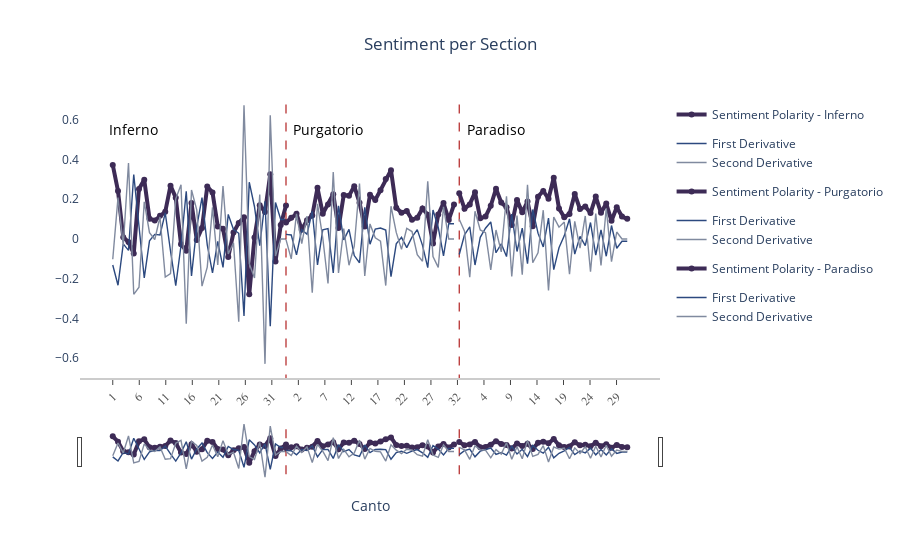

The code cell stored with this chart in its notebook:
### Markdown cell above
# Composite Graph

### Code cell
# Create traces

sentiment_color = 'rgb(61, 43, 86)'
first_derivative_color = 'rgb(44, 73, 127)'
second_derivative_color = 'rgb(128, 138, 159)'

sentiment_width = 4
derivative_width = 1.4

# HOVER CODE
inferno_hover = ["Inferno: <br>Canto #{}".format(x) for x in range(1, 35)]
purgatorio_hover = ["Purgatorio: <br>Canto #{}".format(x) for x in range(1, 34)]
paradiso_hover = ["Paradiso: <br>Canto #{}".format(x) for x in range(1, 34)]


fig = go.Figure()
fig.add_trace(
    go.Scatter(x=df_inferno['Canto'], y=df_inferno['Sentiment'],
                    mode='lines+markers',
                    hovertext=inferno_hover,
                    hoverinfo="text",
                    name='Sentiment Polarity - Inferno',
                    line=dict(width=sentiment_width,
                             color = sentiment_color))
)
fig.add_trace(
    go.Scatter(x=df_inferno['Canto'], y=df_inferno['FirstDerivative'],
                    mode='lines',
                    name='First Derivative',
                    legendgroup = "inferno_derivatives",
                    hoverinfo='skip',
                    line=dict(width=derivative_width, color = first_derivative_color))
)
fig.add_trace(
    go.Scatter(x=df_inferno['Canto'], y=df_inferno['SecondDerivative'],
                    mode='lines', name='Second Derivative',
                    hoverinfo='skip',
                    legendgroup = "inferno_derivatives",
                    line=dict(width=derivative_width, color = second_derivative_color))
)

# start purgatorio
fig.add_trace(
    go.Scatter(x=[34, 34], y=[-1, 1],
                    mode='lines',
                    hoverinfo='skip',
                    name='Purgatorio Splitter',
                    showlegend=False,
                    line=dict(color='firebrick', width=1.2,
                              dash='dash')
    )
)

fig.add_trace(
    go.Scatter(x=[x + 33 for x in df_purgatorio['Canto']], y=df_purgatorio['Sentiment'],
                    mode='lines+markers',
                    name='Sentiment Polarity - Purgatorio',
                    hovertext=purgatorio_hover,
                    hoverinfo="text",
                    showlegend=True,
                    line=dict(width=sentiment_width,
                             color = sentiment_color))
)
fig.add_trace(
    go.Scatter(x=[x + 33 for x in df_purgatorio['Canto']], y=df_purgatorio['FirstDerivative'],
                    mode='lines',
                    hoverinfo='skip',
                    name='First Derivative',
                    legendgroup = "purgatorio_derivatives",
                    showlegend=True,
                    line=dict(width=derivative_width, color = first_derivative_color))
)
fig.add_trace(
    go.Scatter(x=[x + 33 for x in df_purgatorio['Canto']], y=df_purgatorio['SecondDerivative'],
                    mode='lines', name='Second Derivative',
                    legendgroup = "purgatorio_derivatives",
                    showlegend=True,
                    hoverinfo='skip',
                    line=dict(width=derivative_width, color = second_derivative_color))
)

# start paradiso
fig.add_trace(
    go.Scatter(x=[67, 67], y=[-1, 1],
                    mode='lines',
                    name='Paradiso Splitter',
                    showlegend=False,
                    hoverinfo='skip',
                    line=dict(color='firebrick', width=1.2,
                              dash='dash')
    )
)

fig.add_trace(
    go.Scatter(x=[x + 66 for x in df_paradiso['Canto']], y=df_paradiso['Sentiment'],
                    mode='lines+markers',
                    name='Sentiment Polarity - Paradiso',
                    hovertext=paradiso_hover,
                    hoverinfo="text",
                    showlegend=True,
                    line=dict(width=sentiment_width,
                             color = sentiment_color))
)
fig.add_trace(
    go.Scatter(x=[x + 66 for x in df_paradiso['Canto']], y=df_paradiso['FirstDerivative'],
                    mode='lines',
                    name='First Derivative',
                    hoverinfo='skip',
                    legendgroup = "paradiso_derivatives",
                    showlegend=True,
                    line=dict(width=derivative_width, color = first_derivative_color))
)
fig.add_trace(
    go.Scatter(x=[x + 66 for x in df_paradiso['Canto']], y=df_paradiso['SecondDerivative'],
                    mode='lines', name='Second Derivative',
                    legendgroup = "paradiso_derivatives",
                    showlegend=True,
                    hoverinfo='skip',
                    line=dict(width=derivative_width, color = second_derivative_color))
)


# TICK CODE
tickvals_full = np.linspace(1,101,100)
tickvals_full = tickvals_full[::5]
ticktext_inferno = ["{}".format(x) for x in range(1, 35)]
ticktext_purgatorio = ["{}".format(x) for x in range(1, 34)]
ticktext_paradiso = ["{}".format(x) for x in range(1, 34)]
ticktext_full = ticktext_inferno + ticktext_purgatorio + ticktext_paradiso
ticktext_full = ticktext_full[::5]


fig.update_layout(
    xaxis=dict(
        title = "Canto",
        showline=True,
        showgrid=False,
        showticklabels=True,
        linecolor='rgb(204, 204, 204)',
        linewidth=2,
        rangeslider=dict(
            visible=True
        ),
        tickangle=-45,
        ticks='outside',
        tickvals = tickvals_full,
        ticktext = ticktext_full,
        tickfont=dict(
            family='Arial',
            size=12,
            color='rgb(82, 82, 82)',
        ),
    ),
    yaxis=dict(
        showgrid=False,
        range = [-0.7,0.7]
    ),
    showlegend=True,
    plot_bgcolor='white',
    title = dict(
        text = "Sentiment per Section",
        x = 0.5
    ),
    annotations=[
        go.layout.Annotation(
            x=5,
            y=0.55,
            xref="x",
            yref="y",
            text="Inferno",
            showarrow=False,
            arrowhead=7,
            ax=0,
            ay=-40,
            font=dict(
                size=14,
                color="black"
            ),
        ),
        go.layout.Annotation(
            x=42,
            y=0.55,
            xref="x",
            yref="y",
            text="Purgatorio",
            showarrow=False,
            arrowhead=7,
            ax=0,
            ay=-40,
            font=dict(
                size=14,
                color="black"
            )
        ),
        go.layout.Annotation(
            x=74.0,
            y=0.55,
            xref="x",
            yref="y",
            text="Paradiso",
            showarrow=False,
            arrowhead=7,
            ax=0,
            ay=-40,
            font=dict(
                size=14,
                color="black"
            ),
        )
    ]
)

fig.show()

### Figure 1 — Plotly figure (JSON) as saved in the notebook; plotly's stock layout.template omitted (floating-point values rounded to 4 significant figures)
{"data": [{"hoverinfo": "text", "hovertext": ["Inferno: <br>Canto #1", "Inferno: <br>Canto #2", "Inferno: <br>Canto #3", "Inferno: <br>Canto #4", "Inferno: <br>Canto #5", "Inferno: <br>Canto #6", "Inferno: <br>Canto #7", "Inferno: <br>Canto #8", "Inferno: <br>Canto #9", "Inferno: <br>Canto #10", "Inferno: <br>Canto #11", "Inferno: <br>Canto #12", "Inferno: <br>Canto #13", "Inferno: <br>Canto #14", "Inferno: <br>Canto #15", "Inferno: <br>Canto #16", "Inferno: <br>Canto #17", "Inferno: <br>Canto #18", "Inferno: <br>Canto #19", "Inferno: <br>Canto #20", "Inferno: <br>Canto #21", "Inferno: <br>Canto #22", "Inferno: <br>Canto #23", "Inferno: <br>Canto #24", "Inferno: <br>Canto #25", "Inferno: <br>Canto #26", "Inferno: <br>Canto #27", "Inferno: <br>Canto #28", "Inferno: <br>Canto #29", "Inferno: <br>Canto #30", "Inferno: <br>Canto #31", "Inferno: <br>Canto #32", "Inferno: <br>Canto #33", "Inferno: <br>Canto #34"], "line": {"color": "rgb(61, 43, 86)", "width": 4}, "mode": "lines+markers", "name": "Sentiment Polarity - Inferno", "type": "scatter", "x": [1, 2, 3, 4, 5, 6, 7, 8, 9, 10, 11, 12, 13, 14, 15, 16, 17, 18, 19, 20, 21, 22, 23, 24, 25, 26, 27, 28, 29, 30, 31, 32, 33, 34], "y": [0.3729, 0.2419, 0.008963, -0.01548, -0.073, 0.2521, 0.2986, 0.1024, 0.09336, 0.1165, 0.1371, 0.2686, 0.2083, -0.02677, -0.05949, 0.1809, -0.005222, 0.05562, 0.2638, 0.2343, 0.06341, 0.05156, -0.09109, 0.03271, 0.08067, 0.1095, -0.2782, 0.008002, 0.1705, 0.1363, 0.3261, -0.113, 0.07075, 0.1692]}, {"hoverinfo": "skip", "legendgroup": "inferno_derivatives", "line": {"color": "rgb(44, 73, 127)", "width": 1.4}, "mode": "lines", "name": "First Derivative", "type": "scatter", "x": [1, 2, 3, 4, 5, 6, 7, 8, 9, 10, 11, 12, 13, 14, 15, 16, 17, 18, 19, 20, 21, 22, 23, 24, 25, 26, 27, 28, 29, 30, 31, 32, 33, 34], "y": [-0.131, -0.2329, -0.02444, -0.05752, 0.3251, 0.04651, -0.1962, -0.009023, 0.02318, 0.0206, 0.1315, -0.06033, -0.2351, -0.03271, 0.2404, -0.1861, 0.06084, 0.2082, -0.02945, -0.1709, -0.01185, -0.1426, 0.1238, 0.04796, 0.02883, -0.3877, 0.2862, 0.1625, -0.03413, 0.1898, -0.4391, 0.1837, 0.09842, 0.09842]}, {"hoverinfo": "skip", "legendgroup": "inferno_derivatives", "line": {"color": "rgb(128, 138, 159)", "width": 1.4}, "mode": "lines", "name": "Second Derivative", "type": "scatter", "x": [1, 2, 3, 4, 5, 6, 7, 8, 9, 10, 11, 12, 13, 14, 15, 16, 17, 18, 19, 20, 21, 22, 23, 24, 25, 26, 27, 28, 29, 30, 31, 32, 33, 34], "y": [-0.1019, 0.2085, -0.03308, 0.3826, -0.2785, -0.2427, 0.1872, 0.0322, -0.002573, 0.1109, -0.1918, -0.1747, 0.2023, 0.2731, -0.4265, 0.247, 0.1473, -0.2376, -0.1415, 0.1591, -0.1308, 0.2664, -0.07584, -0.01913, -0.4166, 0.674, -0.1238, -0.1966, 0.2239, -0.6288, 0.6228, -0.08531, 0, 0]}, {"hoverinfo": "skip", "line": {"color": "firebrick", "dash": "dash", "width": 1.2}, "mode": "lines", "name": "Purgatorio Splitter", "showlegend": false, "type": "scatter", "x": [34, 34], "y": [-1, 1]}, {"hoverinfo": "text", "hovertext": ["Purgatorio: <br>Canto #1", "Purgatorio: <br>Canto #2", "Purgatorio: <br>Canto #3", "Purgatorio: <br>Canto #4", "Purgatorio: <br>Canto #5", "Purgatorio: <br>Canto #6", "Purgatorio: <br>Canto #7", "Purgatorio: <br>Canto #8", "Purgatorio: <br>Canto #9", "Purgatorio: <br>Canto #10", "Purgatorio: <br>Canto #11", "Purgatorio: <br>Canto #12", "Purgatorio: <br>Canto #13", "Purgatorio: <br>Canto #14", "Purgatorio: <br>Canto #15", "Purgatorio: <br>Canto #16", "Purgatorio: <br>Canto #17", "Purgatorio: <br>Canto #18", "Purgatorio: <br>Canto #19", "Purgatorio: <br>Canto #20", "Purgatorio: <br>Canto #21", "Purgatorio: <br>Canto #22", "Purgatorio: <br>Canto #23", "Purgatorio: <br>Canto #24", "Purgatorio: <br>Canto #25", "Purgatorio: <br>Canto #26", "Purgatorio: <br>Canto #27", "Purgatorio: <br>Canto #28", "Purgatorio: <br>Canto #29", "Purgatorio: <br>Canto #30", "Purgatorio: <br>Canto #31", "Purgatorio: <br>Canto #32", "Purgatorio: <br>Canto #33"], "line": {"color": "rgb(61, 43, 86)", "width": 4}, "mode": "lines+markers", "name": "Sentiment Polarity - Purgatorio", "showlegend": true, "type": "scatter", "x": [34, 35, 36, 37, 38, 39, 40, 41, 42, 43, 44, 45, 46, 47, 48, 49, 50, 51, 52, 53, 54, 55, 56, 57, 58, 59, 60, 61, 62, 63, 64, 65, 66], "y": [0.08362, 0.1069, 0.127, 0.04708, 0.09414, 0.1181, 0.2579, 0.1271, 0.1733, 0.2259, 0.05483, 0.2216, 0.2174, 0.2661, 0.1827, 0.06307, 0.2229, 0.1965, 0.2461, 0.3016, 0.3466, 0.157, 0.1325, 0.141, 0.09731, 0.1069, 0.154, 0.1218, -0.02265, 0.1233, 0.1812, 0.09627, 0.1731]}, {"hoverinfo": "skip", "legendgroup": "purgatorio_derivatives", "line": {"color": "rgb(44, 73, 127)", "width": 1.4}, "mode": "lines", "name": "First Derivative", "showlegend": true, "type": "scatter", "x": [34, 35, 36, 37, 38, 39, 40, 41, 42, 43, 44, 45, 46, 47, 48, 49, 50, 51, 52, 53, 54, 55, 56, 57, 58, 59, 60, 61, 62, 63, 64, 65, 66], "y": [0.02325, 0.02015, -0.07994, 0.04705, 0.024, 0.1397, -0.1308, 0.04617, 0.05263, -0.1711, 0.1668, -0.004208, 0.04868, -0.08337, -0.1196, 0.1598, -0.02638, 0.04964, 0.05546, 0.04501, -0.1895, -0.02459, 0.008529, -0.04368, 0.009575, 0.04707, -0.03214, -0.1445, 0.1459, 0.05795, -0.08498, 0.07685, 0.07685]}, {"hoverinfo": "skip", "legendgroup": "purgatorio_derivatives", "line": {"color": "rgb(128, 138, 159)", "width": 1.4}, "mode": "lines", "name": "Second Derivative", "showlegend": true, "type": "scatter", "x": [34, 35, 36, 37, 38, 39, 40, 41, 42, 43, 44, 45, 46, 47, 48, 49, 50, 51, 52, 53, 54, 55, 56, 57, 58, 59, 60, 61, 62, 63, 64, 65, 66], "y": [-0.0031, -0.1001, 0.127, -0.02305, 0.1157, -0.2705, 0.1769, 0.006457, -0.2237, 0.3378, -0.171, 0.05289, -0.1321, -0.03624, 0.2794, -0.1862, 0.07602, 0.005822, -0.01045, -0.2345, 0.165, 0.03311, -0.05221, 0.05326, 0.03749, -0.07921, -0.1123, 0.2904, -0.088, -0.1429, 0.1618, 0, 0]}, {"hoverinfo": "skip", "line": {"color": "firebrick", "dash": "dash", "width": 1.2}, "mode": "lines", "name": "Paradiso Splitter", "showlegend": false, "type": "scatter", "x": [67, 67], "y": [-1, 1]}, {"hoverinfo": "text", "hovertext": ["Paradiso: <br>Canto #1", "Paradiso: <br>Canto #2", "Paradiso: <br>Canto #3", "Paradiso: <br>Canto #4", "Paradiso: <br>Canto #5", "Paradiso: <br>Canto #6", "Paradiso: <br>Canto #7", "Paradiso: <br>Canto #8", "Paradiso: <br>Canto #9", "Paradiso: <br>Canto #10", "Paradiso: <br>Canto #11", "Paradiso: <br>Canto #12", "Paradiso: <br>Canto #13", "Paradiso: <br>Canto #14", "Paradiso: <br>Canto #15", "Paradiso: <br>Canto #16", "Paradiso: <br>Canto #17", "Paradiso: <br>Canto #18", "Paradiso: <br>Canto #19", "Paradiso: <br>Canto #20", "Paradiso: <br>Canto #21", "Paradiso: <br>Canto #22", "Paradiso: <br>Canto #23", "Paradiso: <br>Canto #24", "Paradiso: <br>Canto #25", "Paradiso: <br>Canto #26", "Paradiso: <br>Canto #27", "Paradiso: <br>Canto #28", "Paradiso: <br>Canto #29", "Paradiso: <br>Canto #30", "Paradiso: <br>Canto #31", "Paradiso: <br>Canto #32", "Paradiso: <br>Canto #33"], "line": {"color": "rgb(61, 43, 86)", "width": 4}, "mode": "lines+markers", "name": "Sentiment Polarity - Paradiso", "showlegend": true, "type": "scatter", "x": [67, 68, 69, 70, 71, 72, 73, 74, 75, 76, 77, 78, 79, 80, 81, 82, 83, 84, 85, 86, 87, 88, 89, 90, 91, 92, 93, 94, 95, 96, 97, 98, 99], "y": [0.2309, 0.1529, 0.1743, 0.2353, 0.1043, 0.113, 0.1672, 0.253, 0.1837, 0.1596, 0.07099, 0.197, 0.1341, 0.1887, 0.06409, 0.2129, 0.2423, 0.2026, 0.308, 0.1538, 0.1099, 0.1257, 0.2267, 0.1505, 0.1637, 0.1307, 0.2136, 0.1319, 0.1784, 0.09152, 0.1594, 0.1129, 0.1017]}, {"hoverinfo": "skip", "legendgroup": "paradiso_derivatives", "line": {"color": "rgb(44, 73, 127)", "width": 1.4}, "mode": "lines", "name": "First Derivative", "showlegend": true, "type": "scatter", "x": [67, 68, 69, 70, 71, 72, 73, 74, 75, 76, 77, 78, 79, 80, 81, 82, 83, 84, 85, 86, 87, 88, 89, 90, 91, 92, 93, 94, 95, 96, 97, 98, 99], "y": [-0.07794, 0.02138, 0.06101, -0.131, 0.008669, 0.05422, 0.08584, -0.06929, -0.02408, -0.08865, 0.126, -0.0629, 0.05464, -0.1246, 0.1488, 0.02943, -0.03972, 0.1054, -0.1542, -0.04395, 0.01581, 0.101, -0.07615, 0.01315, -0.03305, 0.08299, -0.08175, 0.04646, -0.08684, 0.06788, -0.04647, -0.01124, -0.01124]}, {"hoverinfo": "skip", "legendgroup": "paradiso_derivatives", "line": {"color": "rgb(128, 138, 159)", "width": 1.4}, "mode": "lines", "name": "Second Derivative", "showlegend": true, "type": "scatter", "x": [67, 68, 69, 70, 71, 72, 73, 74, 75, 76, 77, 78, 79, 80, 81, 82, 83, 84, 85, 86, 87, 88, 89, 90, 91, 92, 93, 94, 95, 96, 97, 98, 99], "y": [0.09932, 0.03963, -0.192, 0.1397, 0.04555, 0.03163, -0.1551, 0.04522, -0.06458, 0.2146, -0.1889, 0.1175, -0.1793, 0.2735, -0.1194, -0.06915, 0.1451, -0.2596, 0.1103, 0.05975, 0.08524, -0.1772, 0.08931, -0.0462, 0.116, -0.1647, 0.1282, -0.1333, 0.1547, -0.1143, 0.03523, 0, 0]}], "layout": {"annotations": [{"arrowhead": 7, "ax": 0, "ay": -40, "font": {"color": "black", "size": 14}, "showarrow": false, "text": "Inferno", "x": 5, "xref": "x", "y": 0.55, "yref": "y"}, {"arrowhead": 7, "ax": 0, "ay": -40, "font": {"color": "black", "size": 14}, "showarrow": false, "text": "Purgatorio", "x": 42, "xref": "x", "y": 0.55, "yref": "y"}, {"arrowhead": 7, "ax": 0, "ay": -40, "font": {"color": "black", "size": 14}, "showarrow": false, "text": "Paradiso", "x": 74, "xref": "x", "y": 0.55, "yref": "y"}], "plot_bgcolor": "white", "showlegend": true, "title": {"text": "Sentiment per Section", "x": 0.5}, "xaxis": {"linecolor": "rgb(204, 204, 204)", "linewidth": 2, "rangeslider": {"visible": true}, "showgrid": false, "showline": true, "showticklabels": true, "tickangle": -45, "tickfont": {"color": "rgb(82, 82, 82)", "family": "Arial", "size": 12}, "ticks": "outside", "ticktext": ["1", "6", "11", "16", "21", "26", "31", "2", "7", "12", "17", "22", "27", "32", "4", "9", "14", "19", "24", "29"], "tickvals": [1, 6.051, 11.1, 16.15, 21.2, 26.25, 31.3, 36.35, 41.4, 46.45, 51.51, 56.56, 61.61, 66.66, 71.71, 76.76, 81.81, 86.86, 91.91, 96.96], "title": {"text": "Canto"}}, "yaxis": {"range": [-0.7, 0.7], "showgrid": false}}}
